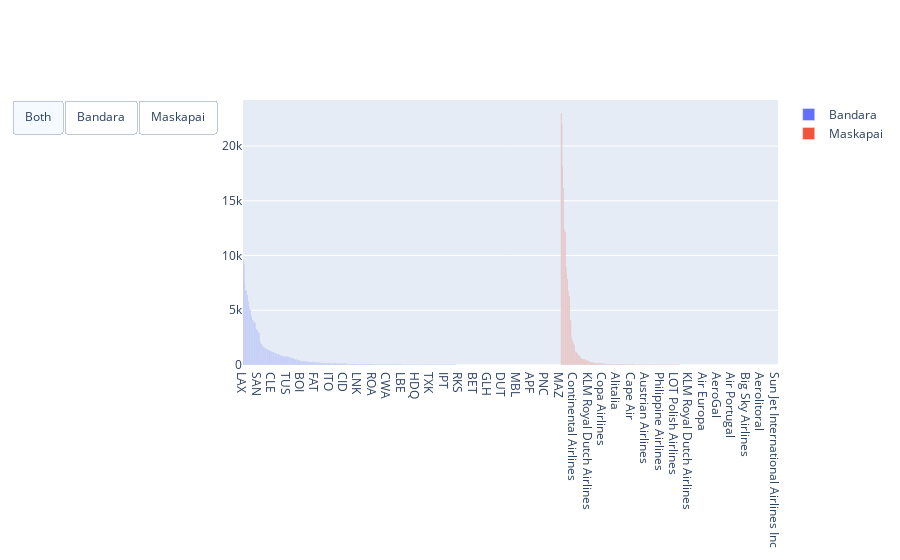

Here is the notebook cell this chart was saved with:
### Code cell
fig = go.Figure(data=[
                        go.Bar(name='Bandara',x=data1.index,y=data1.values),
                        go.Bar(name='Maskapai',x=data2.index,y=data2.values)
                    ])

fig.update_layout(updatemenus=[
                                dict(type="buttons",direction="left",buttons=list([
                                    dict(label="Both",method="update",args=[{"visible": [True, True]},{"title": "Bandara dan Maskapai"}]),
                                    dict(label="Bandara",method="update",args=[{"visible": [True, False]},{"title": "Bandara"}]),
                                    dict(label="Maskapai",method="update",args=[{"visible": [False, True]},{"title": "Maskapai"}]),
                                    ]),
                                )
                                ])
fig.show()

### Figure 1 — Plotly figure (JSON) as saved in the notebook; plotly's stock layout.template omitted (floating-point values rounded to 4 significant figures; data arrays with more than 128 entries replaced by an {"elided": "..."} marker saying what was removed)
{"data": [{"name": "Bandara", "type": "bar", "x": {"elided": "464 str values"}, "y": {"elided": "464 int values"}}, {"name": "Maskapai", "type": "bar", "x": {"elided": "317 str values"}, "y": {"elided": "317 int values"}}], "layout": {"updatemenus": [{"buttons": [{"args": [{"visible": [true, true]}, {"title": "Bandara dan Maskapai"}], "label": "Both", "method": "update"}, {"args": [{"visible": [true, false]}, {"title": "Bandara"}], "label": "Bandara", "method": "update"}, {"args": [{"visible": [false, true]}, {"title": "Maskapai"}], "label": "Maskapai", "method": "update"}], "direction": "left", "type": "buttons"}]}}
